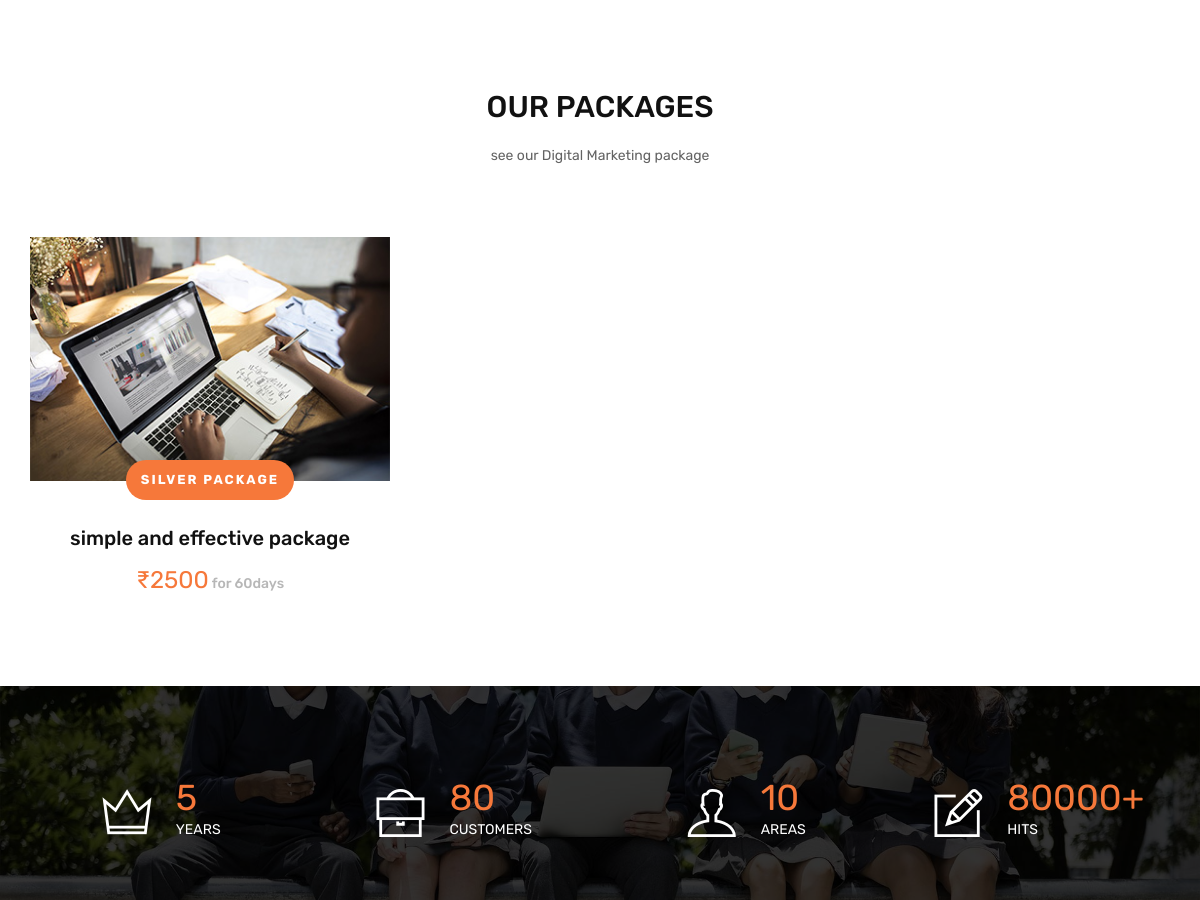
Before: / (middle part) with the older database file.
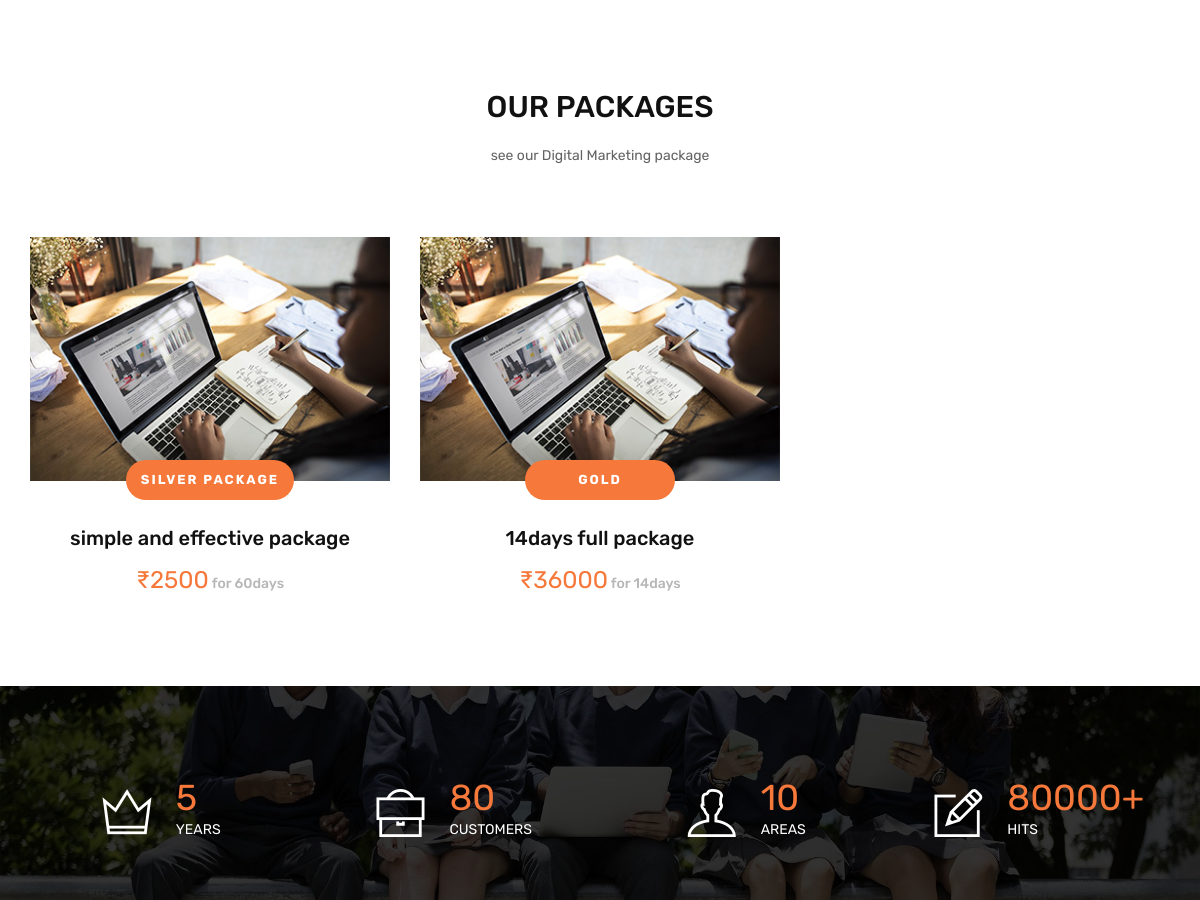
After: the same page with the newer database file.
### tables this page shows
CREATE TABLE `packages` (
  `package_id` int(11) NOT NULL,
  `title` varchar(200) NOT NULL,
  `description` text NOT NULL,
  `amount` int(11) NOT NULL,
  `no_days` int(11) NOT NULL
);

### connectionclass.php (called while the page is built, shortened)
<?php
Class Connectionclass
{
  public $bd="";
  public function open()
   {
        $mysqli_hostname="localhost";
        $mysqli_user="root";
        $mysqli_password="";
        $mysqli_database="digitalmarketing";
        $this->bd=mysqli_connect($mysqli_hostname,$mysqli_user,$mysqli_password,$mysqli_database) or die(mysqli_error());
    }
		public function GetTable($qry)
		{
			try
			{
				$result=mysqli_query( $this->bd,$qry);
				if($result)
				{
					$data=array();
				while($row=mysqli_fetch_array($result))
				{
					$data[]=$row;
				}
				return $data;
				}
				else
					throw new Exception(mysqli_error($this->bd));
			}
			catch(Exception $e)
			{
				return $e->getMessage();
			}
		}
	  }
   ?>

### index.php (the view, shortened to what this page needs)
 <?php require_once('header.php');
   ?>
    <section class="courses-section spad" id="packages">
        <div class="container">
            <div class="section-title text-center">
                <h3>OUR PACKAGES</h3>
                <p>see our  Digital Marketing package</p>
            </div>
            <div class="row">
			<?php
require_once("connectionclass.php");
$qry="select * from packages ";
  $obj=new connectionclass() ;
$data=$obj->GetTable($qry);
 ?>
 <?php
 foreach($data as $row){
 ?>
                <div class="col-lg-4 col-md-6 course-item">
                    <div class="course-thumb">
                        <img src="img/course/1.jpg" alt="">
                        <div class="course-cat">
                            <span><?php  echo $row['title']; ?> </span>
                        </div>
                    </div>
                    <div class="course-info">
                        <h5><?php  echo $row['description']; ?>  </h5>
                        <h4 class="cource-price">&#8377;<?php  echo $row['amount']; ?><span> for <?php  echo $row['no_days']; ?>days</span></h4>
                    </div>
                </div>
                 <?php
}
?>
            </div>
        </div>
    </section>
    <section class="fact-section spad set-bg" data-setbg="img/fact-bg.jpg">
        <div class="container">
            <div class="row">
                <div class="col-sm-6 col-lg-3 fact">
                    <div class="fact-icon">
                        <i class="ti-crown"></i>
                    </div>
                    <div class="fact-text">
                        <h2>5</h2>
                        <p>YEARS</p>
                    </div>
                </div>
                <div class="col-sm-6 col-lg-3 fact">
                    <div class="fact-icon">
                        <i class="ti-briefcase"></i>
                    </div>
                    <div class="fact-text">
                        <h2>80</h2>
                        <p>Customers</p>
                    </div>
                </div>
                <div class="col-sm-6 col-lg-3 fact">
                    <div class="fact-icon">
                        <i class="ti-user"></i>
                    </div>
                    <div class="fact-text">
                        <h2>10</h2>
                        <p>Areas</p>
                    </div>
                </div>
                <div class="col-sm-6 col-lg-3 fact">
                    <div class="fact-icon">
                        <i class="ti-pencil-alt"></i>
                    </div>
                    <div class="fact-text">
                        <h2>80000+</h2>
                        <p>Hits</p>
                    </div>
                </div>
            </div>
        </div>
    </section>
   <?php require_once('footer.php');
   ?>

Changed rows visible on the page:
added packages: title "GOLD", description "14days full package", amount "36000", no_days "14"
